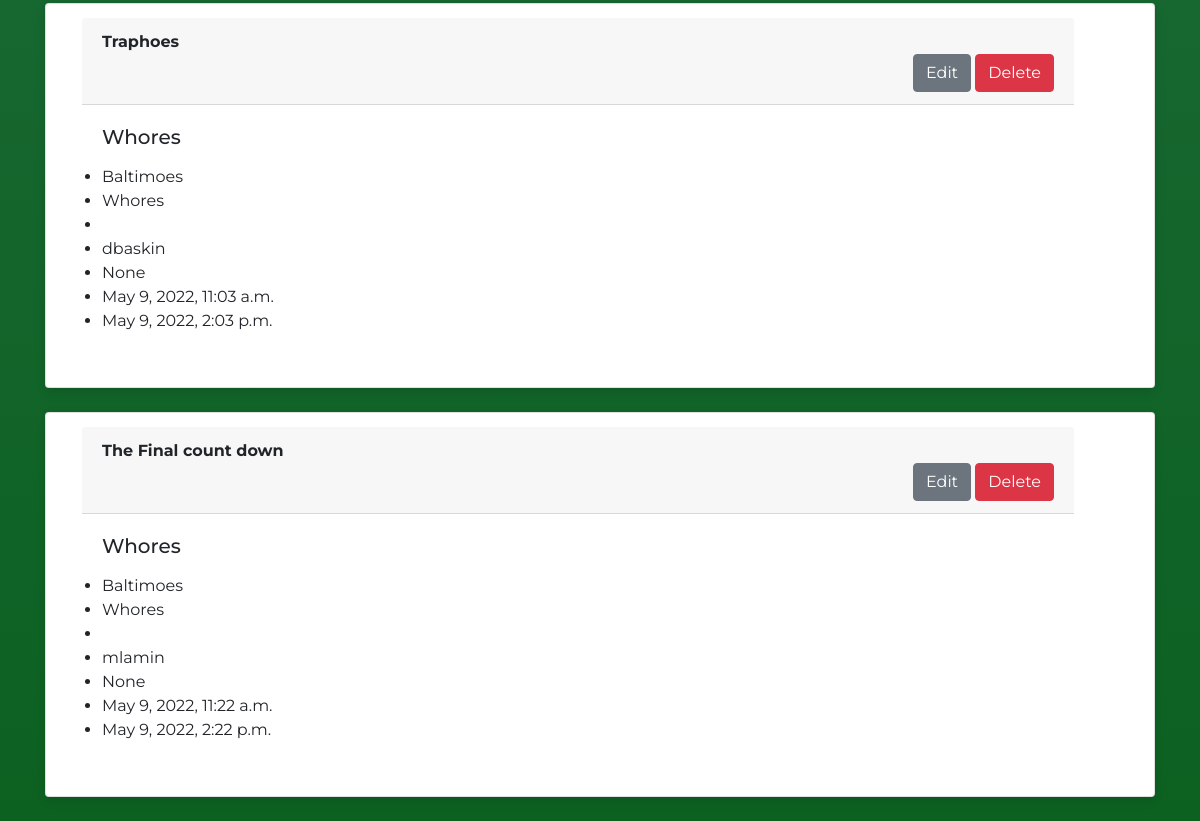
/host/event/man_event/ (lower part), run on an earlier commit of the app's database.
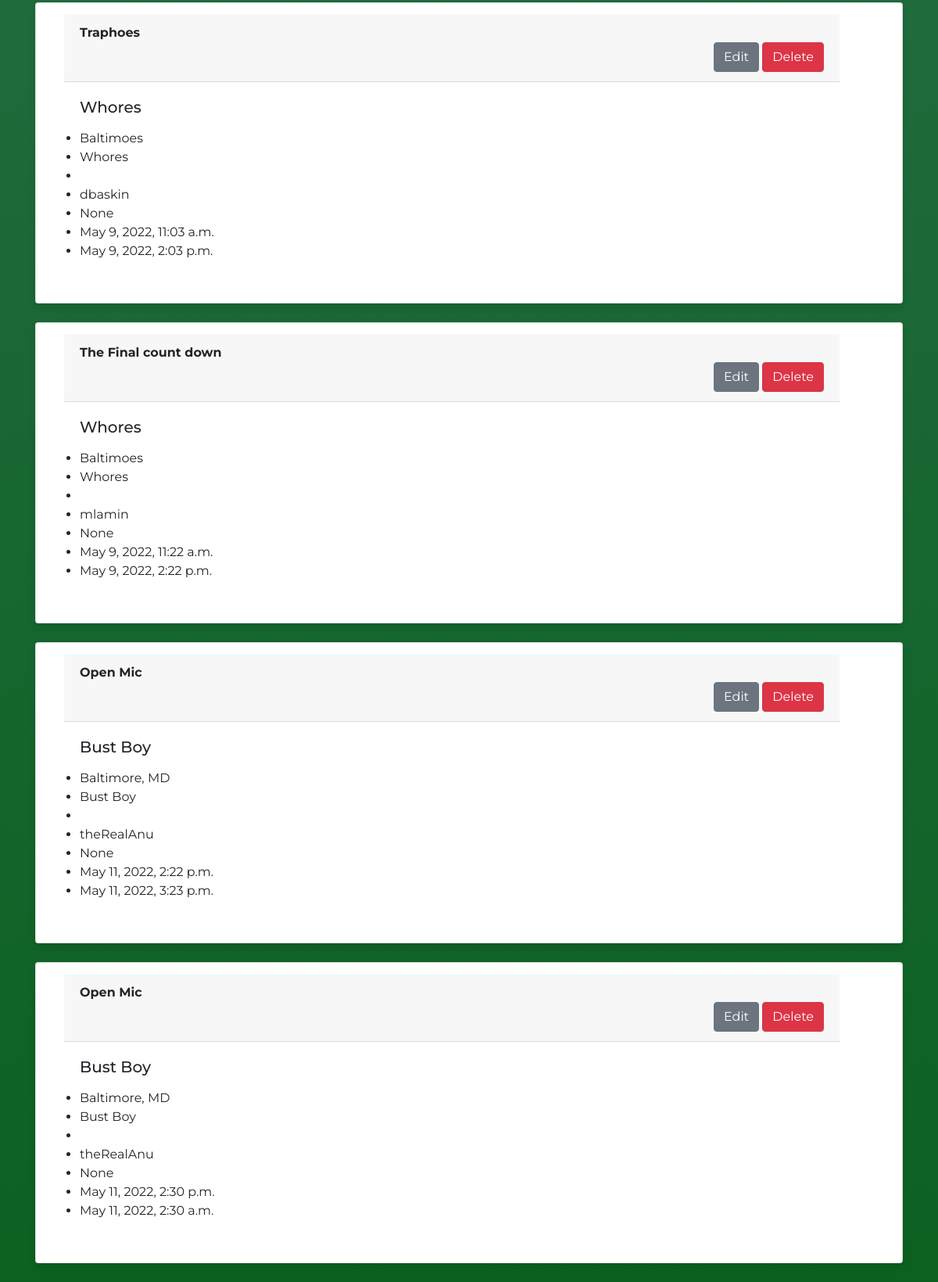
And on a later commit of the database.
### event/models.py (models this page shows, shortened)
class Event_Host(models.Model):
  host = models.ForeignKey(Event_Users, on_delete=models.CASCADE,null=True, editable=False)
  social = models.ForeignKey(Event_Socials, on_delete=models.CASCADE,null=True)
  event = models.ForeignKey(Event, on_delete=models.CASCADE,null=True)
  auth_user = models.CharField(max_length=50,null=True)
  objects=models.Manager()

class Event(models.Model):
  event_id = models.AutoField(primary_key=True, editable=False)
  u = uuid.uuid4()
  s = shortuuid.encode(u)
  event_code = models.UUIDField(default = u,
         editable = False)
  short = s[:7]
  event_code_short = models.CharField(max_length=10, default=short)
  event_name = models.CharField(max_length=55,null=True)
  event_location = models.CharField(max_length=30,null=True)
  event_org = models.CharField(max_length=30,null=True)
  host = models.ForeignKey(Event_Users, on_delete=models.CASCADE)
  event_social = models.ForeignKey(Event_Socials, on_delete=models.CASCADE,null=True)
  event_start_date = models.DateTimeField()
  event_end_date = models.DateTimeField()
  event_image = models.ImageField()
  about_event = models.TextField(max_length=500,null=True)
  objects=models.Manager()

class Event_Users(models.Model):
  user_id = models.AutoField(primary_key=True,editable=False)
  user_fname = models.CharField(max_length=30,null=True)
  user_lname = models.CharField(max_length=30,null=True)
  username = models.CharField(max_length=30,null=True)
  objects=models.Manager()

### event/views.py (the view)
# urls.py: path("event/man_event/", views.man_event, name="man_event"),
def man_event(request):
    user = request.user
    event_list = Event_Host.objects.select_related('host','social','event').filter(auth_user=user.id)
    return render(request, "event/man_event.html", {'event_list': event_list})

### event/templates/event/man_event.html (shortened to what this page needs)
{% extends 'event/base.html' %}
{% load static %}
{% block content %}
{% for event in event_list %}
<div class="container">
<div class="card">
    <div class="card-header">
        <strong>{{ event.event.event_name }}</strong>
        <div class="text-right">
            <button type="button" class="btn btn-secondary" onclick="location.href='{% url "update_event" event.id %}'"> Edit</button>
            <button type="button" class="btn btn-danger" onclick="location.href='{% url "delete_event" event.id %}'"> Delete</button>
        </div>
    </div>
    <div class="card-body">
      <h5 class="card-title">{{ event.event.event_org }}</h5>
      <p class="card-text">
        <ul>
            <li>{{ event.event.event_location }}</li>
            <li>{{ event.event.event_org }}</li>
            <li>{{ event.event.host.user_fname }}</li>
            <li>{{ event.host.username }}</li>
            <li>{{ event.event.about_event }}</li>
            <li>{{ event.event.event_start_date }}</li>
            <li>{{ event.event.event_end_date }}</li>
        </ul>
      </p>
    </div>
  </div>
<br/>
</div>
{% endfor %}
{% endblock content %}

### event/templates/event/base.html (shortened to what this page needs)
{% load static %}
<!DOCTYPE html>
<html lang="en">
<head>
    <link rel="stylesheet" type="text/css" href="{% static 'event/css/bootstrap.css'%}">
    <link rel="stylesheet" href="https://cdn.jsdelivr.net/npm/@fancyapps/ui@4.0/dist/fancybox.css"/>
</head>
<body>
      {% block content %}
      {% endblock  %}
</body>
</html>

What changed in the data, as far as the page shows it:
added Event_Host: event.event_name "Open Mic", event.event_org "Bust Boy", event.event_location "Baltimore, MD", host.username "theRealAnu", event.about_event "None", event.event_start_date "May 11, 2022, 2:22 p.m.", event.event_end_date "May 11, 2022, 3:23 p.m."
added Event_Host: event.event_name "Open Mic", event.event_org "Bust Boy", event.event_location "Baltimore, MD", host.username "theRealAnu", event.about_event "None", event.event_start_date "May 11, 2022, 2:30 p.m.", event.event_end_date "May 11, 2022, 2:30 a.m."
